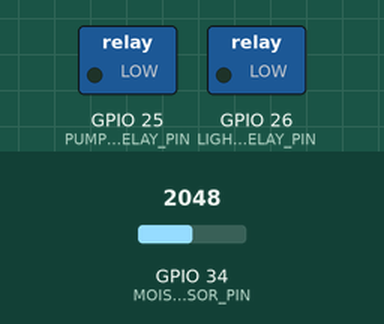
This sketch was run on a simulated ESP32. Shown: switched loads named in the sketch (green lamp = pin HIGH). The inputs (shaded band) are chosen by the test bench; at power-on: GPIO 34 (MOISTURE_SENSOR_PIN) = 2048. WiFi joins after 1.5 s; servers stay silent unless stated; no MQTT or app messages arrive unless stated; what the sketch prints to the serial monitor is not drawn.

Above: at 2.7 s.
2.8 s: GPIO 34 (MOISTURE_SENSOR_PIN) set to 2391
6.5 s: GPIO 34 (MOISTURE_SENSOR_PIN) set to 2499
At 10.5 s:
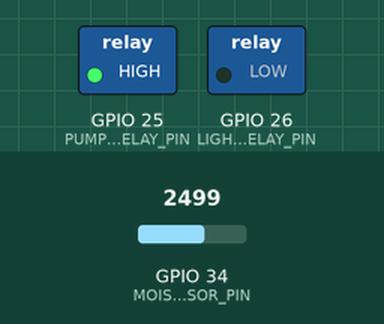
Timing chart, 0 to 12.0 s (numbered marks = the images above; inputs shaded):
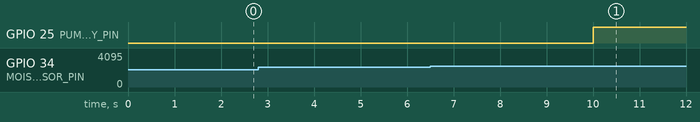

The sketch:

esp32_agri_monitor.ino
```cpp
/*
 * ESP32 Agriculture Monitoring System
 * Features:
 * - Moisture sensor reading every 5 seconds
 * - Automatic watering based on threshold
 * - Light control with schedule
 * - Manual control via MQTT
 * - WiFi connectivity
 */

#include <WiFi.h>
#include <PubSubClient.h>
#include <ArduinoJson.h>

// WiFi credentials
const char* ssid = "YOUR_WIFI_SSID";
const char* password = "YOUR_WIFI_PASSWORD";

// MQTT Broker settings
const char* mqtt_server = "YOUR_MQTT_BROKER_IP";
const int mqtt_port = 1883;
const char* mqtt_user = "YOUR_MQTT_USER";
const char* mqtt_password = "YOUR_MQTT_PASSWORD";
const char* mqtt_client_id = "ESP32_Agri_Monitor";

// MQTT Topics
const char* topic_sensor_data = "agri/sensor/data";
const char* topic_pump_control = "agri/control/pump";
const char* topic_light_control = "agri/control/light";
const char* topic_config = "agri/config";
const char* topic_status = "agri/status";

// Pin definitions
const int MOISTURE_SENSOR_PIN = 34;  // Analog pin for moisture sensor
const int PUMP_RELAY_PIN = 25;       // Digital pin for water pump relay
const int LIGHT_RELAY_PIN = 26;      // Digital pin for light relay

// Configuration variables
int moistureThreshold = 40;          // Default threshold (%)
bool autoWatering = true;            // Auto watering enabled by default
bool autoPumpState = false;          // Current auto pump state
bool manualPumpOverride = false;     // Manual override
bool manualLightOverride = false;    // Manual light override
int lightOnHour = 6;                 // Turn on light at 6 AM
int lightOffHour = 18;               // Turn off light at 6 PM
bool autoLight = true;               // Auto light control enabled

// Timing variables
unsigned long lastSensorRead = 0;
const long sensorInterval = 5000;    // Send data every 5 seconds

WiFiClient espClient;
PubSubClient client(espClient);

// Function declarations
void setupWiFi();
void reconnectMQTT();
void mqttCallback(char* topic, byte* payload, unsigned int length);
int readMoisture();
void controlPump(bool state);
void controlLight(bool state);
void publishSensorData();
void publishStatus();
bool shouldLightBeOn();

void setup() {
  Serial.begin(115200);

  // Initialize pins
  pinMode(PUMP_RELAY_PIN, OUTPUT);
  pinMode(LIGHT_RELAY_PIN, OUTPUT);
  pinMode(MOISTURE_SENSOR_PIN, INPUT);

  // Initial state - everything off
  digitalWrite(PUMP_RELAY_PIN, LOW);
  digitalWrite(LIGHT_RELAY_PIN, LOW);

  // Setup WiFi and MQTT
  setupWiFi();
  client.setServer(mqtt_server, mqtt_port);
  client.setCallback(mqttCallback);

  Serial.println("ESP32 Agriculture Monitor Started");
}

void loop() {
  // Maintain MQTT connection
  if (!client.connected()) {
    reconnectMQTT();
  }
  client.loop();

  // Read and publish sensor data every 5 seconds
  unsigned long currentMillis = millis();
  if (currentMillis - lastSensorRead >= sensorInterval) {
    lastSensorRead = currentMillis;

    int moisture = readMoisture();

    // Auto watering logic
    if (autoWatering && !manualPumpOverride) {
      if (moisture < moistureThreshold && !autoPumpState) {
        controlPump(true);
        autoPumpState = true;
        Serial.println("Auto watering: ON (moisture below threshold)");
      } else if (moisture >= moistureThreshold && autoPumpState) {
        controlPump(false);
        autoPumpState = false;
        Serial.println("Auto watering: OFF (moisture above threshold)");
      }
    }

    // Auto light control
    if (autoLight && !manualLightOverride) {
      bool shouldBeOn = shouldLightBeOn();
      controlLight(shouldBeOn);
    }

    // Publish sensor data
    publishSensorData();
  }
}

void setupWiFi() {
  delay(10);
  Serial.println();
  Serial.print("Connecting to ");
  Serial.println(ssid);

  WiFi.mode(WIFI_STA);
  WiFi.begin(ssid, password);

  while (WiFi.status() != WL_CONNECTED) {
    delay(500);
    Serial.print(".");
  }

  Serial.println("");
  Serial.println("WiFi connected");
  Serial.println("IP address: ");
  Serial.println(WiFi.localIP());
}

void reconnectMQTT() {
  while (!client.connected()) {
    Serial.print("Attempting MQTT connection...");

    if (client.connect(mqtt_client_id, mqtt_user, mqtt_password)) {
      Serial.println("connected");

      // Subscribe to control topics
      client.subscribe(topic_pump_control);
      client.subscribe(topic_light_control);
      client.subscribe(topic_config);

      // Publish status
      publishStatus();

    } else {
      Serial.print("failed, rc=");
      Serial.print(client.state());
      Serial.println(" try again in 5 seconds");
      delay(5000);
    }
  }
}

void mqttCallback(char* topic, byte* payload, unsigned int length) {
  Serial.print("Message arrived [");
  Serial.print(topic);
  Serial.print("] ");

  // Convert payload to string
  String message = "";
  for (int i = 0; i < length; i++) {
    message += (char)payload[i];
  }
  Serial.println(message);

  // Parse JSON message
  StaticJsonDocument<200> doc;
  DeserializationError error = deserializeJson(doc, message);

  if (error) {
    Serial.print("JSON parsing failed: ");
    Serial.println(error.c_str());
    return;
  }

  // Handle pump control
  if (strcmp(topic, topic_pump_control) == 0) {
    bool state = doc["state"];
    String mode = doc["mode"] | "auto";

    if (mode == "manual") {
      manualPumpOverride = true;
      controlPump(state);
      Serial.print("Manual pump control: ");
      Serial.println(state ? "ON" : "OFF");
    } else if (mode == "auto") {
      manualPumpOverride = false;
      Serial.println("Pump returned to auto mode");
    }
    publishStatus();
  }

  // Handle light control
  else if (strcmp(topic, topic_light_control) == 0) {
    bool state = doc["state"];
    String mode = doc["mode"] | "auto";

    if (mode == "manual") {
      manualLightOverride = true;
      controlLight(state);
      Serial.print("Manual light control: ");
      Serial.println(state ? "ON" : "OFF");
    } else if (mode == "auto") {
      manualLightOverride = false;
      Serial.println("Light returned to auto mode");
    }
    publishStatus();
  }

  // Handle configuration
  else if (strcmp(topic, topic_config) == 0) {
    if (doc.containsKey("moistureThreshold")) {
      moistureThreshold = doc["moistureThreshold"];
      Serial.print("Moisture threshold updated: ");
      Serial.println(moistureThreshold);
    }
    if (doc.containsKey("autoWatering")) {
      autoWatering = doc["autoWatering"];
      Serial.print("Auto watering: ");
      Serial.println(autoWatering ? "enabled" : "disabled");
    }
    if (doc.containsKey("lightOnHour")) {
      lightOnHour = doc["lightOnHour"];
      Serial.print("Light on hour: ");
      Serial.println(lightOnHour);
    }
    if (doc.containsKey("lightOffHour")) {
      lightOffHour = doc["lightOffHour"];
      Serial.print("Light off hour: ");
      Serial.println(lightOffHour);
    }
    if (doc.containsKey("autoLight")) {
      autoLight = doc["autoLight"];
      Serial.print("Auto light: ");
      Serial.println(autoLight ? "enabled" : "disabled");
    }
    publishStatus();
  }
}

int readMoisture() {
  // Read analog value from moisture sensor
  int sensorValue = analogRead(MOISTURE_SENSOR_PIN);

  // Convert to percentage (0-100%)
  // Assuming sensor range: 0 (wet) to 4095 (dry)
  // Invert so 100% = wet, 0% = dry
  int moisture = map(sensorValue, 4095, 0, 0, 100);
  moisture = constrain(moisture, 0, 100);

  return moisture;
}

void controlPump(bool state) {
  digitalWrite(PUMP_RELAY_PIN, state ? HIGH : LOW);
}

void controlLight(bool state) {
  digitalWrite(LIGHT_RELAY_PIN, state ? HIGH : LOW);
}

void publishSensorData() {
  int moisture = readMoisture();
  bool pumpState = digitalRead(PUMP_RELAY_PIN);
  bool lightState = digitalRead(LIGHT_RELAY_PIN);

  StaticJsonDocument<200> doc;
  doc["moisture"] = moisture;
  doc["pumpState"] = pumpState;
  doc["lightState"] = lightState;
  doc["timestamp"] = millis();

  char buffer[256];
  serializeJson(doc, buffer);

  client.publish(topic_sensor_data, buffer);

  Serial.print("Published sensor data: ");
  Serial.println(buffer);
}

void publishStatus() {
  StaticJsonDocument<300> doc;
  doc["moistureThreshold"] = moistureThreshold;
  doc["autoWatering"] = autoWatering;
  doc["manualPumpOverride"] = manualPumpOverride;
  doc["manualLightOverride"] = manualLightOverride;
  doc["lightOnHour"] = lightOnHour;
  doc["lightOffHour"] = lightOffHour;
  doc["autoLight"] = autoLight;
  doc["pumpState"] = digitalRead(PUMP_RELAY_PIN);
  doc["lightState"] = digitalRead(LIGHT_RELAY_PIN);

  char buffer[400];
  serializeJson(doc, buffer);

  client.publish(topic_status, buffer);

  Serial.print("Published status: ");
  Serial.println(buffer);
}

bool shouldLightBeOn() {
  // Get current time (you would need to implement NTP for real time)
  // For simplicity, using a mock hour value
  // In production, use time library and NTP

  // Mock implementation - always returns false
  // Replace with actual time checking:
  // time_t now = time(nullptr);
  // struct tm* timeinfo = localtime(&now);
  // int currentHour = timeinfo->tm_hour;
  // return (currentHour >= lightOnHour && currentHour < lightOffHour);

  return false; // Placeholder
}
```

Measured:
- the behaviour switches between 2457 and 2458 on GPIO 34 (MOISTURE_SENSOR_PIN) (found by bisection; images 0 and 1)
- after the input at 2.8 s, every drawn part: stays the same
- after the input at 6.5 s, GPIO 25 (PUMP_RELAY_PIN): LOW → HIGH after 3.5 s
